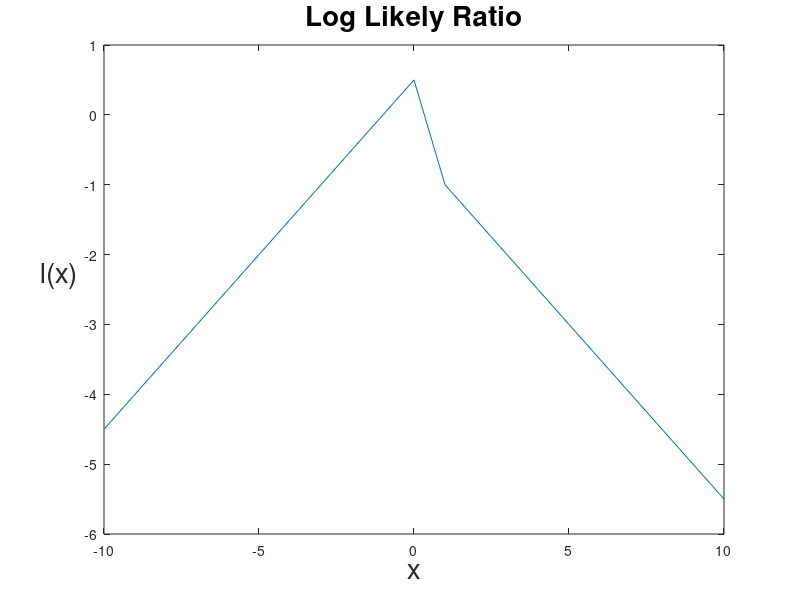

Here is the MATLAB script that generated this plot:
clear all, close all,

% set values for log-likelihood function
a1 = 0;
b1 = 1;
a2 = 1;
b2 = 2;
x = -10:10;

%log-likelihood ratio function
l=(abs(x-a2)/b2)-(abs(x-a1)/b1);

figure(1),
plot(x,l);
title("Log Likely Ratio",'FontSize',20);
xlabel("x",'FontSize',20);
ylabel("l(x)",'FontSize',20,'Rotation',0,'HorizontalAlignment','right');